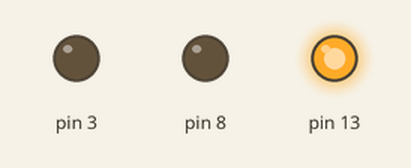
Bench run of a sketch on a simulated Arduino Uno, built with avr-gcc and run on an emulated ATmega328P. On the bench: output pins drawn as LEDs (lit = HIGH).

Above: at 0.2 s.
At 1.2 s:
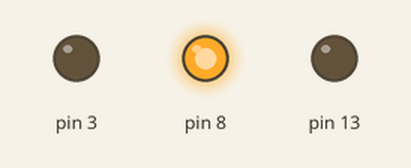
At 2.2 s:
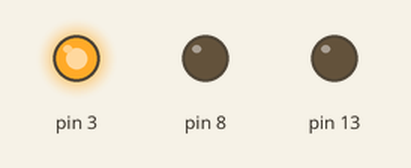
At 5.7 s:
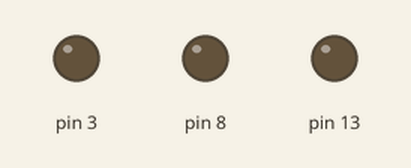
Timing chart, 0 to 6.9 s (numbered marks = the images above):
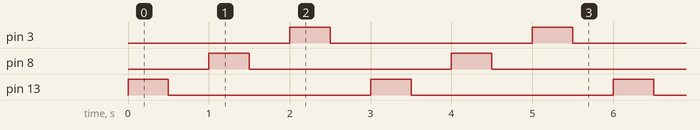

The sketch:

Traffic_light.ino
```cpp
void setup() {
  // put your setup code here, to run once:
  pinMode(13,OUTPUT);
  pinMode(8,OUTPUT);
  pinMode(3,OUTPUT);
}

void loop() {
  // put your main code here, to run repeatedly:
  digitalWrite(13,HIGH);
  delay(500);
  digitalWrite(13,LOW);
  delay(500);

  digitalWrite(8,HIGH);
  delay(500);
  digitalWrite(8,LOW);
  delay(500);

  digitalWrite(3,HIGH);
  delay(500);
  digitalWrite(3,LOW);
  delay(500);
}
```

Measured:
- by itself, pin 3, pin 8, pin 13: alternates HIGH for 0.50 s and LOW for 2.5 s
- by itself, everything shown: repeats every 3.0 s, in 6 steps
